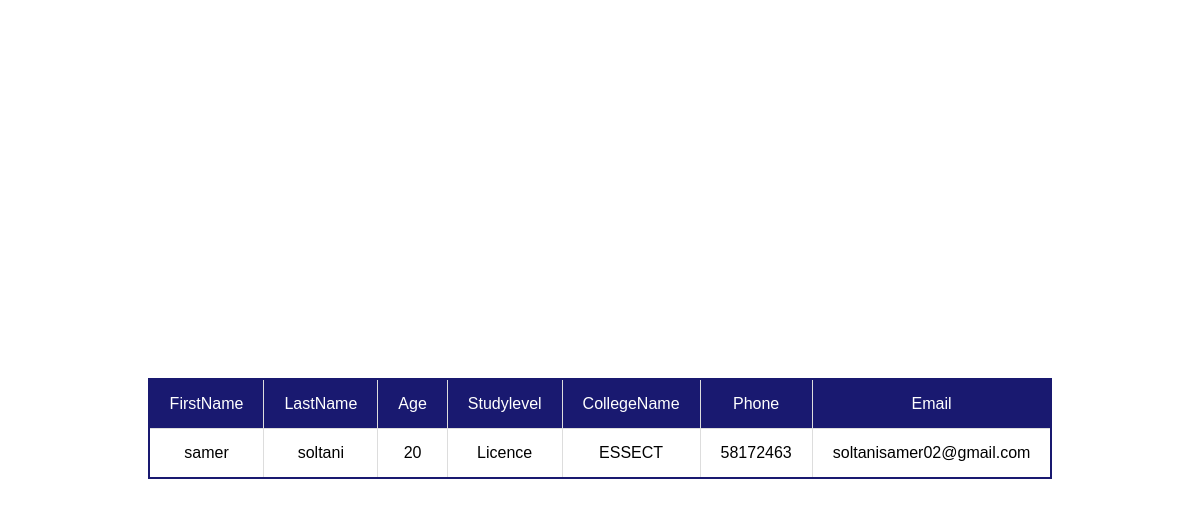
Page /php/afficherregister.php on the committed database.
### tables this page shows
CREATE TABLE IF NOT EXISTS `register` (
  `FirstName` varchar(100) NOT NULL,
  `lastname` varchar(100) NOT NULL,
  `age` varchar(100) NOT NULL,
  `studylevel` varchar(100) NOT NULL,
  `collegename` varchar(100) NOT NULL,
  `phone` varchar(100) NOT NULL,
  `email` varchar(100) NOT NULL,
  PRIMARY KEY (`email`)
);

### php/afficherregister.php (the view, shortened to what this page needs)
<!DOCTYPE html>
<html lang="en">
<head>
    <link rel="stylesheet" href="../style/afficher.css">
</head>
<body>
    <?php
$conn=mysqli_connect('localhost','root','','projetweb');
$req="select * from register";
$res=mysqli_query($conn,$req);
$num=mysqli_num_rows($res);
    ?>
    <table border=1 class="tab">
<tr class="head">
<td>FirstName</td>
<td>LastName</td>
<td>Age</td>
<td>Studylevel</td>
<td>CollegeName</td>
<td>Phone</td>
<td>Email</td>
</tr>
<?php
if($num>0) {
    while($row = mysqli_fetch_array($res))
    {?>
<tr>
    <td><?php echo $row['FirstName'];?></td  >
    <td><?php echo $row['lastname'];?></td  >
    <td><?php echo $row['age'];?></td >
    <td><?php echo $row['studylevel'];?></td >
    <td><?php echo $row['collegename'];?></td>
    <td><?php echo $row['phone'];?></td >
    <td><?php echo $row['email'];?></td  >
</tr>
<?php
}
}
?>
    </table>
</body>
</html>

### style/afficher.css (style rules this page uses)
body { height: 100vh; padding: 20px; font-family: Arial, Helvetica, sans-serif; background: #fff; display: flex; justify-content: center; align-items: center; }
.tab { border-collapse: collapse; border: 2px solid midnightblue; }
.head { background-color: midnightblue; color: #fff; text-align: left; }
tr, td { padding: 15px 20px; text-align: center; }
tr, td { border: 1px solid #ddd; }

### rows in the picture
register: FirstName "samer", lastname "soltani", age "20", studylevel "Licence", collegename "ESSECT", phone "58172463", email "soltanisamer02@gmail.com"
